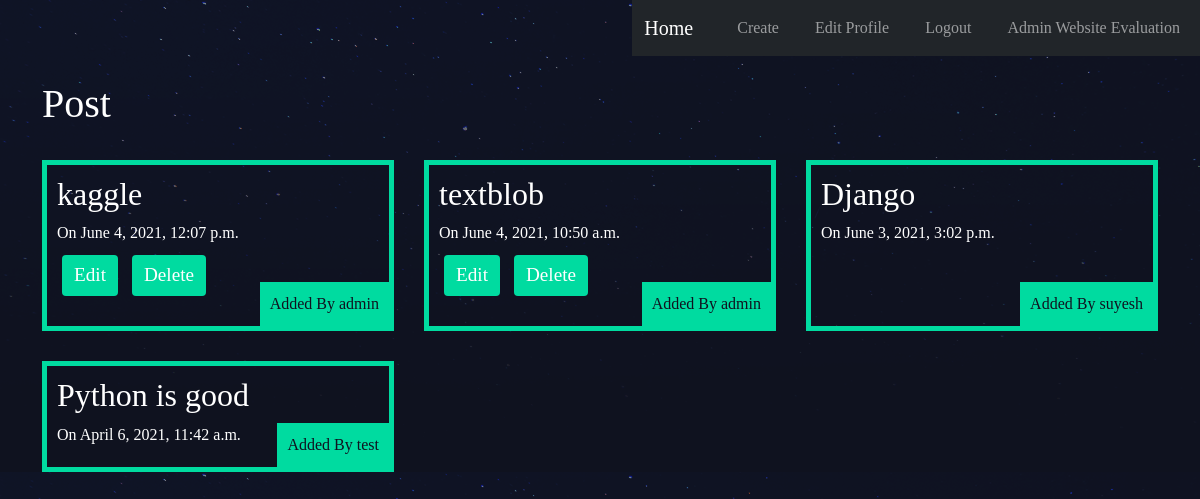
The app's page / (signed in) with its own data.
### main/models.py (models this page shows, shortened)
class Post(models.Model):
    title = models.CharField(max_length=255)
    slug = models.SlugField(max_length=250, null=True, blank=True)
    website_url = models.URLField(max_length=250)
    date = models.DateTimeField(auto_now_add=True)
    author = models.ForeignKey(User, on_delete=models.CASCADE)

### main/views.py (the view)
# urls.py: path('', HomeView.as_view(), name="home"),
class HomeView(ListView):
    model = Post
    template_name = 'home.html'
    ordering = ['-date']

### main/templates/home.html
{% extends 'base.html' %}
{% block content %}
<h1>Post</h1>
<br>
<div class="articles">
    {% for post in object_list %}
    <div class="article">
    <h2><a href="{% url 'Selected-Website' post.slug post.pk %}"> {{ post.title }} </a> </h2>
    On {{ post.date }} <br>
        {% if user.is_authenticated %}
            {% if user.id == post.author.id %}
                <button type="button" class="btn btn-outline-info home-button">
                <a href="{% url 'Update-Website' post.slug post.pk %}">Edit</a>
                </button>
                <button type="button" class="btn btn-outline-info home-button">
                <a href="{% url 'Delete-Website' post.slug post.pk %}">Delete</a>
                </button>
            {% endif %}
    {% endif %}
    <p class="author">Added By {{ post.author }}</p>
    </div>
{% endfor %}
</div>
{% endblock %}

### main/templates/base.html (shortened to what this page needs)
<!doctype html>
<html lang="en">
  <head>
    <link href="https://cdn.jsdelivr.net/npm/bootstrap@5.0.0-beta3/dist/css/bootstrap.min.css" rel="stylesheet">
    {% load static %}
    <link rel="stylesheet" type="text/css" href="{% static 'main/style.css' %}">
  </head>
  <body>
    <nav class="navbar navbar-expand-lg navbar-dark bg-dark">
  <div class="container-fluid">
    <a class="navbar-brand" href="{% url 'home' %}">Home</a>
    <div class="collapse navbar-collapse" id="navbarNav">
      <ul class="navbar-nav">
          {% if user.is_authenticated %}
          <li class="nav-item">
          <a class="nav-link" aria-current="page" href="{% url 'Add-Website' %}">Create</a>
          </li>
          <li class="nav-item">
          <a class="nav-link" href="{% url 'Edit-Profile' %}">Edit Profile</a>
          </li>
          <li class="nav-item">
          <a class="nav-link" href="{% url 'logout' %}">Logout</a>
          </li>
          {% endif %}
      </ul>
      <ul class="navbar-nav ms-auto">
        {% if user.is_authenticated %}
            <li class="nav-item">
                <a class="nav-link" href="{% url 'Edit-Profile' %}">
                    {{ user.first_name }}
                    {{ user.last_name }}
                </a>
            </li>
        {% endif %}
      </ul>
    </div>
  </div>
</nav>
    <br>
    <div class="container">
        {% block content %}
        {% endblock %}
    </div>
  </body>
</html>

### main/static/main/style.css (style rules this page uses)
body { background-color: #0f121f; background-image: url(stars.png); background-repeat-y: no-repeat; color: #fff; }
body * { font-family: Ubuntu; }
a, a:hover, a:visited { color: #fff; text-decoration: none; }
nav { justify-self: end; }
nav li { display: inline-block; margin-left: 20px; }
.articles { display: grid; grid-template-columns: 1fr 1fr 1fr; grid-gap: 30px; }
.article { padding: 10px; border: 5px solid #00dba0; position: relative; padding-bottom: 20px; }
.article .author { padding: 10px; background: #00dba0; position: absolute; right: 0; bottom: 0; margin: 0; color: #0f121f; }
.home-button { background: #00dba0; border: 0; color: #ffffff; font-size: 1.2em; border-radius: 4px; margin: 10px 5px; }

### records on screen
Post: title "kaggle", date "June 4, 2021, 12:07 p.m.", shows "Edit", author "admin"
Post: title "textblob", date "June 4, 2021, 10:50 a.m.", shows "Edit", author "admin"
Post: title "Django", date "June 3, 2021, 3:02 p.m.", author "suyesh"
Post: title "Python is good", date "April 6, 2021, 11:42 a.m.", author "test"

### other values on screen
{{ user.first_name }} "Admin"
{{ user.last_name }} "Website Evaluation"
